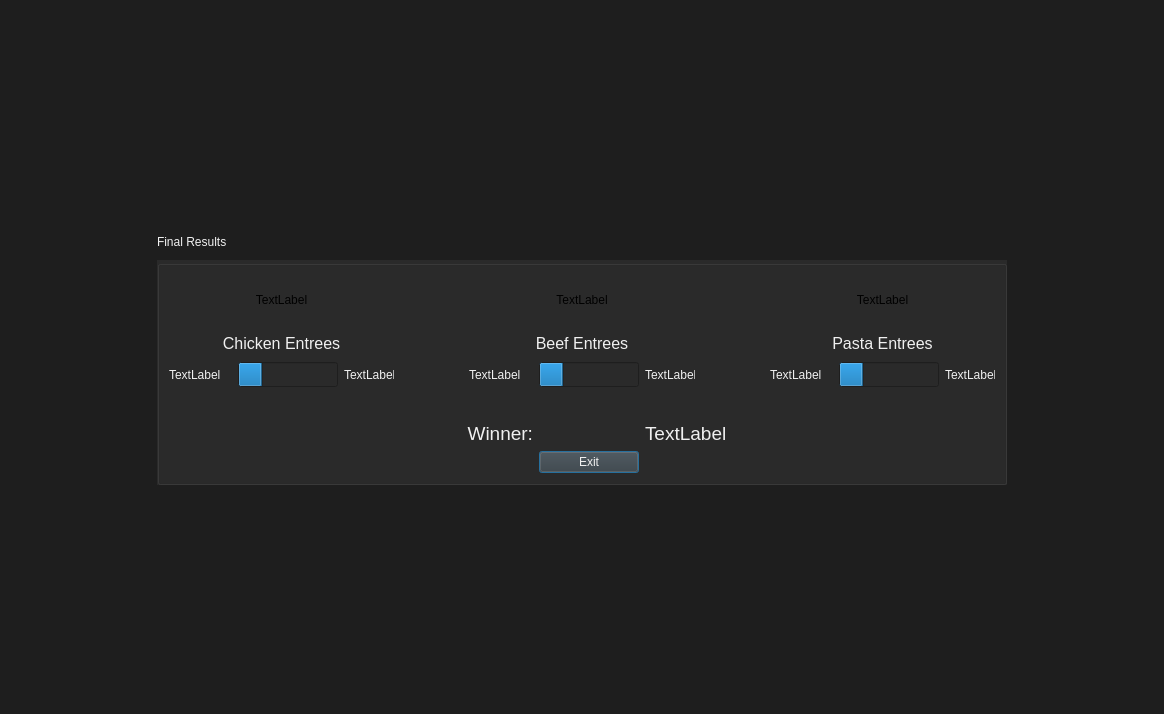
<?xml version="1.0" encoding="UTF-8"?>
<ui version="4.0">
 <class>SecondResults</class>
 <widget class="QDialog" name="SecondResults">
  <property name="geometry">
   <rect>
    <x>0</x>
    <y>0</y>
    <width>1164</width>
    <height>714</height>
   </rect>
  </property>
  <property name="windowTitle">
   <string>Dialog</string>
  </property>
  <property name="styleSheet">
   <string notr="true">background-color: rgb(30, 30, 30);</string>
  </property>
  <layout class="QGridLayout" name="gridLayout">
   <item row="1" column="3">
    <spacer name="horizontalSpacer">
     <property name="orientation">
      <enum>Qt::Orientation::Horizontal</enum>
     </property>
     <property name="sizeType">
      <enum>QSizePolicy::Policy::Preferred</enum>
     </property>
     <property name="sizeHint" stdset="0">
      <size>
       <width>40</width>
       <height>20</height>
      </size>
     </property>
    </spacer>
   </item>
   <item row="1" column="0">
    <spacer name="horizontalSpacer_2">
     <property name="orientation">
      <enum>Qt::Orientation::Horizontal</enum>
     </property>
     <property name="sizeType">
      <enum>QSizePolicy::Policy::Preferred</enum>
     </property>
     <property name="sizeHint" stdset="0">
      <size>
       <width>40</width>
       <height>20</height>
      </size>
     </property>
    </spacer>
   </item>
   <item row="0" column="1">
    <spacer name="verticalSpacer">
     <property name="orientation">
      <enum>Qt::Orientation::Vertical</enum>
     </property>
     <property name="sizeType">
      <enum>QSizePolicy::Policy::Preferred</enum>
     </property>
     <property name="sizeHint" stdset="0">
      <size>
       <width>20</width>
       <height>40</height>
      </size>
     </property>
    </spacer>
   </item>
   <item row="4" column="1">
    <spacer name="verticalSpacer_2">
     <property name="orientation">
      <enum>Qt::Orientation::Vertical</enum>
     </property>
     <property name="sizeType">
      <enum>QSizePolicy::Policy::Preferred</enum>
     </property>
     <property name="sizeHint" stdset="0">
      <size>
       <width>20</width>
       <height>40</height>
      </size>
     </property>
    </spacer>
   </item>
   <item row="1" column="1">
    <layout class="QVBoxLayout" name="verticalLayout">
     <item>
      <widget class="QLabel" name="label_3">
       <property name="minimumSize">
        <size>
         <width>850</width>
         <height>25</height>
        </size>
       </property>
       <property name="maximumSize">
        <size>
         <width>850</width>
         <height>25</height>
        </size>
       </property>
       <property name="styleSheet">
        <string notr="true">color: #f0f0f0</string>
       </property>
       <property name="text">
        <string>Final Results</string>
       </property>
      </widget>
     </item>
     <item>
      <widget class="QGroupBox" name="groupBox">
       <property name="minimumSize">
        <size>
         <width>850</width>
         <height>225</height>
        </size>
       </property>
       <property name="maximumSize">
        <size>
         <width>850</width>
         <height>225</height>
        </size>
       </property>
       <property name="styleSheet">
        <string notr="true">background-color: rgb(42, 42, 42);</string>
       </property>
       <property name="title">
        <string/>
       </property>
       <layout class="QGridLayout" name="gridLayout_2">
        <item row="5" column="5">
         <widget class="QPushButton" name="pushButton">
          <property name="styleSheet">
           <string notr="true">QPushButton {
	color: #f0f0f0;
	background-color: #3a3a3a;
}
QPushButton:hover {
	background-color: 4a4a4a;
}</string>
          </property>
          <property name="text">
           <string>Exit</string>
          </property>
         </widget>
        </item>
        <item row="2" column="6">
         <widget class="QLabel" name="labelBeefPercent">
          <property name="minimumSize">
           <size>
            <width>50</width>
            <height>0</height>
           </size>
          </property>
          <property name="maximumSize">
           <size>
            <width>50</width>
            <height>16777215</height>
           </size>
          </property>
          <property name="styleSheet">
           <string notr="true">color: #f0f0f0</string>
          </property>
          <property name="text">
           <string>TextLabel</string>
          </property>
         </widget>
        </item>
        <item row="0" column="0" colspan="3">
         <widget class="QLabel" name="chickenPic">
          <property name="minimumSize">
           <size>
            <width>0</width>
            <height>50</height>
           </size>
          </property>
          <property name="maximumSize">
           <size>
            <width>16777215</width>
            <height>50</height>
           </size>
          </property>
          <property name="text">
           <string>TextLabel</string>
          </property>
          <property name="alignment">
           <set>Qt::AlignmentFlag::AlignCenter</set>
          </property>
         </widget>
        </item>
        <item row="2" column="1">
         <widget class="QProgressBar" name="progressChicken">
          <property name="sizePolicy">
           <sizepolicy hsizetype="Preferred" vsizetype="Fixed">
            <horstretch>0</horstretch>
            <verstretch>0</verstretch>
           </sizepolicy>
          </property>
          <property name="minimumSize">
           <size>
            <width>100</width>
            <height>25</height>
           </size>
          </property>
          <property name="maximumSize">
           <size>
            <width>100</width>
            <height>25</height>
           </size>
          </property>
          <property name="styleSheet">
           <string notr="true">min-height: 25px;
height: 25px;</string>
          </property>
          <property name="value">
           <number>24</number>
          </property>
          <property name="textVisible">
           <bool>false</bool>
          </property>
         </widget>
        </item>
        <item row="2" column="3">
         <spacer name="horizontalSpacer_3">
          <property name="orientation">
           <enum>Qt::Orientation::Horizontal</enum>
          </property>
          <property name="sizeType">
           <enum>QSizePolicy::Policy::Preferred</enum>
          </property>
          <property name="sizeHint" stdset="0">
           <size>
            <width>40</width>
            <height>20</height>
           </size>
          </property>
         </spacer>
        </item>
        <item row="1" column="8" colspan="3">
         <widget class="QLabel" name="label_9">
          <property name="minimumSize">
           <size>
            <width>0</width>
            <height>25</height>
           </size>
          </property>
          <property name="maximumSize">
           <size>
            <width>16777215</width>
            <height>25</height>
           </size>
          </property>
          <property name="font">
           <font>
            <pointsize>12</pointsize>
           </font>
          </property>
          <property name="styleSheet">
           <string notr="true">color: #f0f0f0</string>
          </property>
          <property name="text">
           <string>Pasta Entrees</string>
          </property>
          <property name="alignment">
           <set>Qt::AlignmentFlag::AlignCenter</set>
          </property>
         </widget>
        </item>
        <item row="0" column="8" colspan="3">
         <widget class="QLabel" name="pastaPic">
          <property name="minimumSize">
           <size>
            <width>0</width>
            <height>50</height>
           </size>
          </property>
          <property name="maximumSize">
           <size>
            <width>16777215</width>
            <height>50</height>
           </size>
          </property>
          <property name="text">
           <string>TextLabel</string>
          </property>
          <property name="alignment">
           <set>Qt::AlignmentFlag::AlignCenter</set>
          </property>
         </widget>
        </item>
        <item row="2" column="10">
         <widget class="QLabel" name="labelPastaPercent">
          <property name="minimumSize">
           <size>
            <width>50</width>
            <height>0</height>
           </size>
          </property>
          <property name="maximumSize">
           <size>
            <width>50</width>
            <height>16777215</height>
           </size>
          </property>
          <property name="styleSheet">
           <string notr="true">color: #f0f0f0</string>
          </property>
          <property name="text">
           <string>TextLabel</string>
          </property>
         </widget>
        </item>
        <item row="2" column="5">
         <widget class="QProgressBar" name="progressBeef">
          <property name="sizePolicy">
           <sizepolicy hsizetype="Preferred" vsizetype="Fixed">
            <horstretch>0</horstretch>
            <verstretch>0</verstretch>
           </sizepolicy>
          </property>
          <property name="minimumSize">
           <size>
            <width>100</width>
            <height>25</height>
           </size>
          </property>
          <property name="maximumSize">
           <size>
            <width>100</width>
            <height>25</height>
           </size>
          </property>
          <property name="value">
           <number>24</number>
          </property>
          <property name="textVisible">
           <bool>false</bool>
          </property>
         </widget>
        </item>
        <item row="2" column="9">
         <widget class="QProgressBar" name="progressPasta">
          <property name="sizePolicy">
           <sizepolicy hsizetype="Preferred" vsizetype="Fixed">
            <horstretch>0</horstretch>
            <verstretch>0</verstretch>
           </sizepolicy>
          </property>
          <property name="minimumSize">
           <size>
            <width>100</width>
            <height>25</height>
           </size>
          </property>
          <property name="maximumSize">
           <size>
            <width>100</width>
            <height>25</height>
           </size>
          </property>
          <property name="value">
           <number>24</number>
          </property>
          <property name="textVisible">
           <bool>false</bool>
          </property>
         </widget>
        </item>
        <item row="2" column="2">
         <widget class="QLabel" name="labelChickenPercent">
          <property name="minimumSize">
           <size>
            <width>50</width>
            <height>0</height>
           </size>
          </property>
          <property name="maximumSize">
           <size>
            <width>50</width>
            <height>16777215</height>
           </size>
          </property>
          <property name="styleSheet">
           <string notr="true">color: #f0f0f0</string>
          </property>
          <property name="text">
           <string>TextLabel</string>
          </property>
         </widget>
        </item>
        <item row="4" column="0" colspan="5">
         <widget class="QLabel" name="label_4">
          <property name="font">
           <font>
            <pointsize>14</pointsize>
           </font>
          </property>
          <property name="styleSheet">
           <string notr="true">color: #f0f0f0</string>
          </property>
          <property name="text">
           <string>Winner:</string>
          </property>
          <property name="alignment">
           <set>Qt::AlignmentFlag::AlignRight|Qt::AlignmentFlag::AlignTrailing|Qt::AlignmentFlag::AlignVCenter</set>
          </property>
         </widget>
        </item>
        <item row="2" column="4">
         <widget class="QLabel" name="labelBeef">
          <property name="styleSheet">
           <string notr="true">color: #f0f0f0</string>
          </property>
          <property name="text">
           <string>TextLabel</string>
          </property>
         </widget>
        </item>
        <item row="4" column="6" colspan="5">
         <widget class="QLabel" name="labelWinner">
          <property name="font">
           <font>
            <pointsize>14</pointsize>
           </font>
          </property>
          <property name="styleSheet">
           <string notr="true">color: #f0f0f0</string>
          </property>
          <property name="text">
           <string>TextLabel</string>
          </property>
          <property name="alignment">
           <set>Qt::AlignmentFlag::AlignLeading|Qt::AlignmentFlag::AlignLeft|Qt::AlignmentFlag::AlignVCenter</set>
          </property>
         </widget>
        </item>
        <item row="3" column="5">
         <spacer name="verticalSpacer_3">
          <property name="orientation">
           <enum>Qt::Orientation::Vertical</enum>
          </property>
          <property name="sizeType">
           <enum>QSizePolicy::Policy::Preferred</enum>
          </property>
          <property name="sizeHint" stdset="0">
           <size>
            <width>20</width>
            <height>40</height>
           </size>
          </property>
         </spacer>
        </item>
        <item row="2" column="8">
         <widget class="QLabel" name="labelPasta">
          <property name="styleSheet">
           <string notr="true">color: #f0f0f0</string>
          </property>
          <property name="text">
           <string>TextLabel</string>
          </property>
         </widget>
        </item>
        <item row="2" column="0">
         <widget class="QLabel" name="labelChicken">
          <property name="styleSheet">
           <string notr="true">color: #f0f0f0</string>
          </property>
          <property name="text">
           <string>TextLabel</string>
          </property>
         </widget>
        </item>
        <item row="0" column="4" colspan="3">
         <widget class="QLabel" name="beefPic">
          <property name="minimumSize">
           <size>
            <width>0</width>
            <height>50</height>
           </size>
          </property>
          <property name="maximumSize">
           <size>
            <width>16777215</width>
            <height>50</height>
           </size>
          </property>
          <property name="text">
           <string>TextLabel</string>
          </property>
          <property name="alignment">
           <set>Qt::AlignmentFlag::AlignCenter</set>
          </property>
         </widget>
        </item>
        <item row="1" column="0" colspan="3">
         <widget class="QLabel" name="label">
          <property name="minimumSize">
           <size>
            <width>0</width>
            <height>25</height>
           </size>
          </property>
          <property name="maximumSize">
           <size>
            <width>16777215</width>
            <height>25</height>
           </size>
          </property>
          <property name="font">
           <font>
            <pointsize>12</pointsize>
           </font>
          </property>
          <property name="styleSheet">
           <string notr="true">color: #f0f0f0</string>
          </property>
          <property name="text">
           <string>Chicken Entrees</string>
          </property>
          <property name="alignment">
           <set>Qt::AlignmentFlag::AlignCenter</set>
          </property>
         </widget>
        </item>
        <item row="1" column="4" colspan="3">
         <widget class="QLabel" name="label_2">
          <property name="minimumSize">
           <size>
            <width>0</width>
            <height>25</height>
           </size>
          </property>
          <property name="maximumSize">
           <size>
            <width>16777215</width>
            <height>25</height>
           </size>
          </property>
          <property name="font">
           <font>
            <pointsize>12</pointsize>
           </font>
          </property>
          <property name="styleSheet">
           <string notr="true">color: #f0f0f0</string>
          </property>
          <property name="text">
           <string>Beef Entrees</string>
          </property>
          <property name="alignment">
           <set>Qt::AlignmentFlag::AlignCenter</set>
          </property>
         </widget>
        </item>
        <item row="2" column="7">
         <spacer name="horizontalSpacer_4">
          <property name="orientation">
           <enum>Qt::Orientation::Horizontal</enum>
          </property>
          <property name="sizeType">
           <enum>QSizePolicy::Policy::Preferred</enum>
          </property>
          <property name="sizeHint" stdset="0">
           <size>
            <width>40</width>
            <height>20</height>
           </size>
          </property>
         </spacer>
        </item>
       </layout>
      </widget>
     </item>
    </layout>
   </item>
  </layout>
 </widget>
 <resources/>
 <connections/>
</ui>
